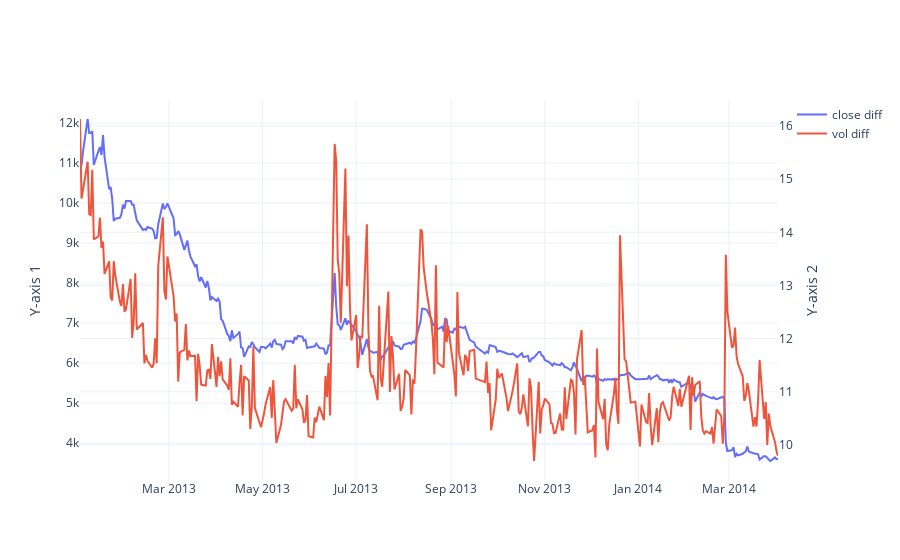

The notebook cell this image was saved under:
### Code cell
import plotly.graph_objects as go

code = '377460'
# Sample data
x = df_close.index

s1 = df_close[code].dropna()
s2 = np.log(df_volume[code]).dropna()

# Create the first trace with the first y-axis
trace1 = go.Scatter(x=x, y=s1, mode='lines', name='close diff')

# Create the second trace with the second y-axis
trace2 = go.Scatter(x=x, y=s2, mode='lines', name='vol diff', yaxis='y2')

# Create layout with multiple y-axes
layout = go.Layout(
    yaxis=dict(title='Y-axis 1'),
    yaxis2=dict(title='Y-axis 2', overlaying='y', side='right')
)

# Combine traces and layout into a figure
fig = go.Figure(data=[trace1, trace2], layout=layout)

# Show the plot
fig.show()

### Figure 1 — Plotly figure (JSON) as saved in the notebook; plotly's stock layout.template omitted (floating-point values rounded to 4 significant figures; data arrays with more than 128 entries replaced by an {"elided": "..."} marker saying what was removed)
{"data": [{"mode": "lines", "name": "close diff", "type": "scatter", "x": {"elided": "2640 str values"}, "y": {"elided": "310 int values"}}, {"mode": "lines", "name": "vol diff", "type": "scatter", "x": {"elided": "2640 str values"}, "y": {"elided": "310 float values"}, "yaxis": "y2"}], "layout": {"yaxis": {"title": {"text": "Y-axis 1"}}, "yaxis2": {"overlaying": "y", "side": "right", "title": {"text": "Y-axis 2"}}}}
